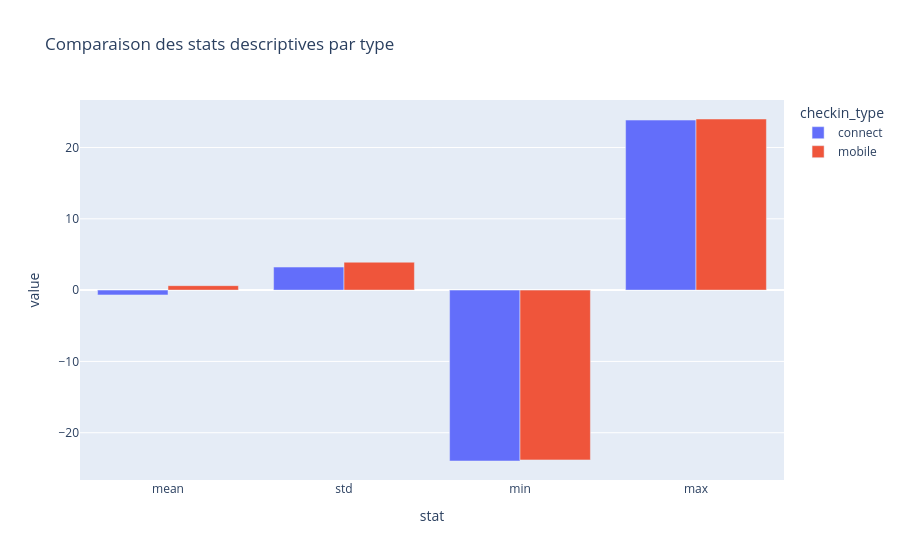

Here is the notebook cell this chart was saved with:
### Code cell
import plotly.express as px
#Mettr eun histogram par type

fig = px.bar(
    df_melt,
    x="stat",
    y="value",
    color="checkin_type",
    barmode="group",   # barres côte à côte
    title="Comparaison des stats descriptives par type"
)

fig.show()

### Figure 1 — Plotly figure (JSON) as saved in the notebook; plotly's stock layout.template omitted (floating-point values rounded to 4 significant figures)
{"data": [{"alignmentgroup": "True", "hovertemplate": "checkin_type=connect<br>stat=%{x}<br>value=%{y}<extra></extra>", "legendgroup": "connect", "marker": {"color": "#636efa", "pattern": {"shape": ""}}, "name": "connect", "offsetgroup": "connect", "orientation": "v", "showlegend": true, "textposition": "auto", "type": "bar", "x": ["mean", "std", "min", "max"], "xaxis": "x", "y": [-0.6746, 3.233, -23.97, 23.85], "yaxis": "y"}, {"alignmentgroup": "True", "hovertemplate": "checkin_type=mobile<br>stat=%{x}<br>value=%{y}<extra></extra>", "legendgroup": "mobile", "marker": {"color": "#EF553B", "pattern": {"shape": ""}}, "name": "mobile", "offsetgroup": "mobile", "orientation": "v", "showlegend": true, "textposition": "auto", "type": "bar", "x": ["mean", "std", "min", "max"], "xaxis": "x", "y": [0.6241, 3.914, -23.82, 24.0], "yaxis": "y"}], "layout": {"barmode": "group", "legend": {"title": {"text": "checkin_type"}, "tracegroupgap": 0}, "title": {"text": "Comparaison des stats descriptives par type"}, "xaxis": {"anchor": "y", "domain": [0, 1], "title": {"text": "stat"}}, "yaxis": {"anchor": "x", "domain": [0, 1], "title": {"text": "value"}}}}
